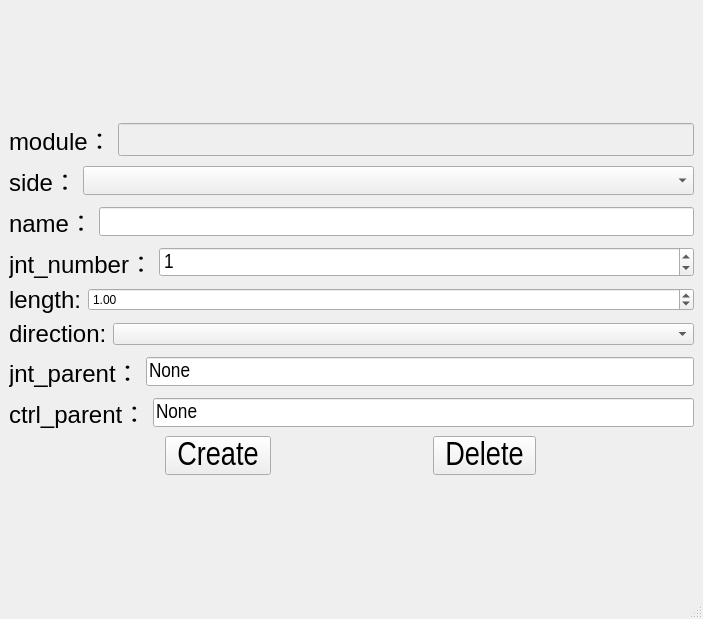
<?xml version="1.0" encoding="UTF-8"?>
<ui version="4.0">
    <class>MainWindow</class>
    <widget class="QMainWindow" name="MainWindow">
        <property name="geometry">
            <rect>
                <x>0</x>
                <y>0</y>
                <width>703</width>
                <height>619</height>
            </rect>
        </property>
        <property name="windowTitle">
            <string>MainWindow</string>
        </property>
        <widget class="QWidget" name="centralwidget">
            <layout class="QVBoxLayout" name="verticalLayout_2">
                <item>
                    <layout class="QVBoxLayout" name="verticalLayout">
                        <property name="sizeConstraint">
                            <enum>QLayout::SetDefaultConstraint</enum>
                        </property>
                        <item>
                            <layout class="QHBoxLayout" name="horizontalLayout">
                                <item>
                                    <widget class="QLabel" name="label">
                                        <property name="sizePolicy">
                                            <sizepolicy hsizetype="Fixed" vsizetype="Fixed">
                                                <horstretch>0</horstretch>
                                                <verstretch>0</verstretch>
                                            </sizepolicy>
                                        </property>
                                        <property name="font">
                                            <font>
                                                <pointsize>18</pointsize>
                                                <kerning>true</kerning>
                                            </font>
                                        </property>
                                        <property name="contextMenuPolicy">
                                            <enum>Qt::PreventContextMenu</enum>
                                        </property>
                                        <property name="layoutDirection">
                                            <enum>Qt::LeftToRight</enum>
                                        </property>
                                        <property name="text">
                                            <string>module：</string>
                                        </property>
                                        <property name="alignment">
                                            <set>Qt::AlignLeading|Qt::AlignLeft|Qt::AlignVCenter</set>
                                        </property>
                                    </widget>
                                </item>
                                <item>
                                    <widget class="QLineEdit" name="module_edit">
                                        <property name="enabled">
                                            <bool>false</bool>
                                        </property>
                                        <property name="font">
                                            <font>
                                                <pointsize>16</pointsize>
                                            </font>
                                        </property>
                                    </widget>
                                </item>
                            </layout>
                        </item>
                        <item>
                            <layout class="QHBoxLayout" name="horizontalLayout_2">
                                <item>
                                    <widget class="QLabel" name="side_label">
                                        <property name="sizePolicy">
                                            <sizepolicy hsizetype="Fixed" vsizetype="Fixed">
                                                <horstretch>0</horstretch>
                                                <verstretch>0</verstretch>
                                            </sizepolicy>
                                        </property>
                                        <property name="font">
                                            <font>
                                                <pointsize>18</pointsize>
                                                <weight>50</weight>
                                                <bold>false</bold>
                                                <kerning>true</kerning>
                                            </font>
                                        </property>
                                        <property name="focusPolicy">
                                            <enum>Qt::NoFocus</enum>
                                        </property>
                                        <property name="contextMenuPolicy">
                                            <enum>Qt::DefaultContextMenu</enum>
                                        </property>
                                        <property name="layoutDirection">
                                            <enum>Qt::LeftToRight</enum>
                                        </property>
                                        <property name="text">
                                            <string>side：</string>
                                        </property>
                                        <property name="alignment">
                                            <set>Qt::AlignLeading|Qt::AlignLeft|Qt::AlignVCenter</set>
                                        </property>
                                    </widget>
                                </item>
                                <item>
                                    <widget class="QComboBox" name="side_cbox">
                                        <property name="sizePolicy">
                                            <sizepolicy hsizetype="Preferred" vsizetype="Fixed">
                                                <horstretch>0</horstretch>
                                                <verstretch>0</verstretch>
                                            </sizepolicy>
                                        </property>
                                        <property name="font">
                                            <font>
                                                <family>Arial Narrow</family>
                                                <pointsize>16</pointsize>
                                                <weight>50</weight>
                                                <bold>false</bold>
                                            </font>
                                        </property>
                                    </widget>
                                </item>
                            </layout>
                        </item>
                        <item>
                            <layout class="QHBoxLayout" name="horizontalLayout_3">
                                <item>
                                    <widget class="QLabel" name="label_4">
                                        <property name="sizePolicy">
                                            <sizepolicy hsizetype="Fixed" vsizetype="Fixed">
                                                <horstretch>0</horstretch>
                                                <verstretch>0</verstretch>
                                            </sizepolicy>
                                        </property>
                                        <property name="font">
                                            <font>
                                                <pointsize>18</pointsize>
                                                <weight>50</weight>
                                                <bold>false</bold>
                                                <kerning>true</kerning>
                                            </font>
                                        </property>
                                        <property name="layoutDirection">
                                            <enum>Qt::LeftToRight</enum>
                                        </property>
                                        <property name="text">
                                            <string>name：</string>
                                        </property>
                                        <property name="alignment">
                                            <set>Qt::AlignLeading|Qt::AlignLeft|Qt::AlignVCenter</set>
                                        </property>
                                    </widget>
                                </item>
                                <item>
                                    <widget class="QLineEdit" name="name_edit">
                                        <property name="font">
                                            <font>
                                                <family>Arial Narrow</family>
                                                <pointsize>16</pointsize>
                                            </font>
                                        </property>
                                    </widget>
                                </item>
                            </layout>
                        </item>
                        <item>
                            <layout class="QHBoxLayout" name="horizontalLayout_4">
                                <item>
                                    <widget class="QLabel" name="label_5">
                                        <property name="sizePolicy">
                                            <sizepolicy hsizetype="Fixed" vsizetype="Fixed">
                                                <horstretch>0</horstretch>
                                                <verstretch>0</verstretch>
                                            </sizepolicy>
                                        </property>
                                        <property name="font">
                                            <font>
                                                <pointsize>18</pointsize>
                                                <weight>50</weight>
                                                <bold>false</bold>
                                                <kerning>true</kerning>
                                            </font>
                                        </property>
                                        <property name="layoutDirection">
                                            <enum>Qt::LeftToRight</enum>
                                        </property>
                                        <property name="text">
                                            <string>jnt_number：</string>
                                        </property>
                                        <property name="alignment">
                                            <set>Qt::AlignLeading|Qt::AlignLeft|Qt::AlignVCenter</set>
                                        </property>
                                    </widget>
                                </item>
                                <item>
                                    <widget class="QSpinBox" name="jnt_number_sbox">
                                        <property name="font">
                                            <font>
                                                <family>Arial Narrow</family>
                                                <pointsize>16</pointsize>
                                            </font>
                                        </property>
                                        <property name="value">
                                            <number>1</number>
                                        </property>
                                    </widget>
                                </item>
                            </layout>
                        </item>
                        <item>
                            <layout class="QHBoxLayout" name="horizontalLayout_9">
                                <item>
                                    <widget class="QLabel" name="length_label">
                                        <property name="sizePolicy">
                                            <sizepolicy hsizetype="Fixed" vsizetype="Fixed">
                                                <horstretch>0</horstretch>
                                                <verstretch>0</verstretch>
                                            </sizepolicy>
                                        </property>
                                        <property name="font">
                                            <font>
                                                <pointsize>18</pointsize>
                                            </font>
                                        </property>
                                        <property name="text">
                                            <string>length:</string>
                                        </property>
                                    </widget>
                                </item>
                                <item>
                                    <widget class="QDoubleSpinBox" name="length_sbox">
                                        <property name="value">
                                            <double>1.000000000000000</double>
                                        </property>
                                    </widget>
                                </item>
                            </layout>
                        </item>
                        <item>
                            <layout class="QHBoxLayout" name="horizontalLayout_10">
                                <item>
                                    <widget class="QLabel" name="direction_label">
                                        <property name="sizePolicy">
                                            <sizepolicy hsizetype="Fixed" vsizetype="Fixed">
                                                <horstretch>0</horstretch>
                                                <verstretch>0</verstretch>
                                            </sizepolicy>
                                        </property>
                                        <property name="font">
                                            <font>
                                                <pointsize>18</pointsize>
                                            </font>
                                        </property>
                                        <property name="text">
                                            <string>direction:</string>
                                        </property>
                                    </widget>
                                </item>
                                <item>
                                    <widget class="QComboBox" name="direction_cbox"/>
                                </item>
                            </layout>
                        </item>
                        <item>
                            <layout class="QHBoxLayout" name="horizontalLayout_5">
                                <item>
                                    <widget class="QLabel" name="label_6">
                                        <property name="font">
                                            <font>
                                                <pointsize>18</pointsize>
                                                <weight>50</weight>
                                                <bold>false</bold>
                                                <kerning>true</kerning>
                                            </font>
                                        </property>
                                        <property name="layoutDirection">
                                            <enum>Qt::LeftToRight</enum>
                                        </property>
                                        <property name="text">
                                            <string>jnt_parent：</string>
                                        </property>
                                        <property name="alignment">
                                            <set>Qt::AlignLeading|Qt::AlignLeft|Qt::AlignVCenter</set>
                                        </property>
                                    </widget>
                                </item>
                                <item>
                                    <widget class="QLineEdit" name="jnt_parent_edit">
                                        <property name="font">
                                            <font>
                                                <family>Arial Narrow</family>
                                                <pointsize>16</pointsize>
                                            </font>
                                        </property>
                                        <property name="text">
                                            <string>None</string>
                                        </property>
                                    </widget>
                                </item>
                            </layout>
                        </item>
                        <item>
                            <layout class="QHBoxLayout" name="horizontalLayout_6">
                                <item>
                                    <widget class="QLabel" name="label_7">
                                        <property name="sizePolicy">
                                            <sizepolicy hsizetype="Fixed" vsizetype="Fixed">
                                                <horstretch>0</horstretch>
                                                <verstretch>0</verstretch>
                                            </sizepolicy>
                                        </property>
                                        <property name="font">
                                            <font>
                                                <pointsize>18</pointsize>
                                                <weight>50</weight>
                                                <bold>false</bold>
                                                <kerning>true</kerning>
                                            </font>
                                        </property>
                                        <property name="layoutDirection">
                                            <enum>Qt::LeftToRight</enum>
                                        </property>
                                        <property name="text">
                                            <string>ctrl_parent：</string>
                                        </property>
                                        <property name="alignment">
                                            <set>Qt::AlignLeading|Qt::AlignLeft|Qt::AlignVCenter</set>
                                        </property>
                                    </widget>
                                </item>
                                <item>
                                    <widget class="QLineEdit" name="ctrl_parent_edit">
                                        <property name="font">
                                            <font>
                                                <family>Arial Narrow</family>
                                                <pointsize>16</pointsize>
                                            </font>
                                        </property>
                                        <property name="text">
                                            <string>None</string>
                                        </property>
                                    </widget>
                                </item>
                            </layout>
                        </item>
                        <item>
                            <layout class="QHBoxLayout" name="horizontalLayout_7">
                                <item>
                                    <widget class="QToolButton" name="create_btn">
                                        <property name="enabled">
                                            <bool>true</bool>
                                        </property>
                                        <property name="font">
                                            <font>
                                                <family>Arial Narrow</family>
                                                <pointsize>25</pointsize>
                                            </font>
                                        </property>
                                        <property name="text">
                                            <string>Create</string>
                                        </property>
                                        <property name="iconSize">
                                            <size>
                                                <width>40</width>
                                                <height>40</height>
                                            </size>
                                        </property>
                                    </widget>
                                </item>
                                <item>
                                    <widget class="QToolButton" name="delete_btn">
                                        <property name="enabled">
                                            <bool>true</bool>
                                        </property>
                                        <property name="sizePolicy">
                                            <sizepolicy hsizetype="Fixed" vsizetype="Fixed">
                                                <horstretch>0</horstretch>
                                                <verstretch>0</verstretch>
                                            </sizepolicy>
                                        </property>
                                        <property name="font">
                                            <font>
                                                <family>Arial Narrow</family>
                                                <pointsize>25</pointsize>
                                            </font>
                                        </property>
                                        <property name="text">
                                            <string>Delete</string>
                                        </property>
                                        <property name="iconSize">
                                            <size>
                                                <width>40</width>
                                                <height>40</height>
                                            </size>
                                        </property>
                                        <property name="checked">
                                            <bool>false</bool>
                                        </property>
                                    </widget>
                                </item>
                            </layout>
                        </item>
                    </layout>
                </item>
            </layout>
        </widget>
        <widget class="QMenuBar" name="menubar">
            <property name="geometry">
                <rect>
                    <x>0</x>
                    <y>0</y>
                    <width>703</width>
                    <height>23</height>
                </rect>
            </property>
        </widget>
        <widget class="QStatusBar" name="statusbar"/>
    </widget>
    <resources/>
    <connections/>
</ui>
